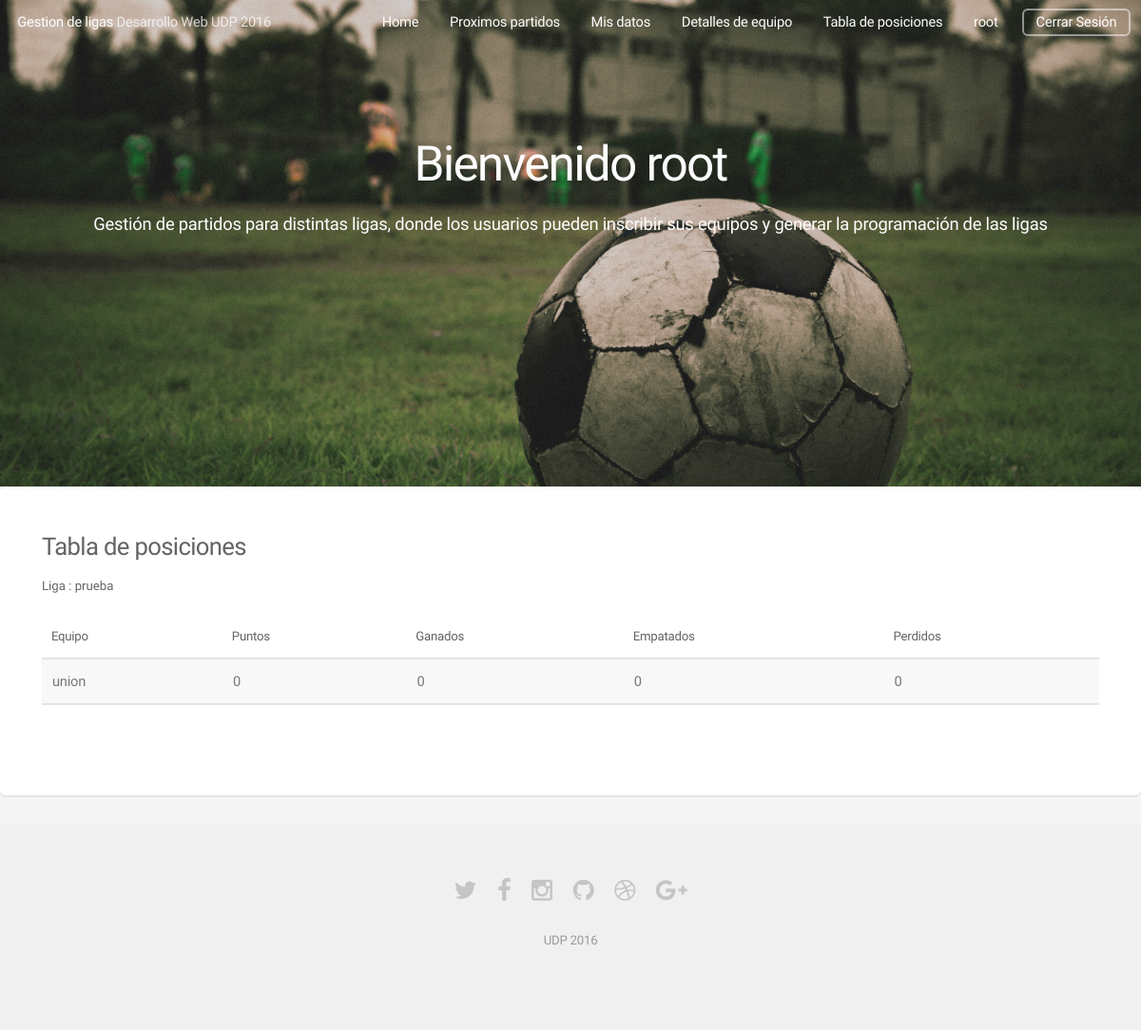
Page /tabla/ (signed in) on the earlier database version.
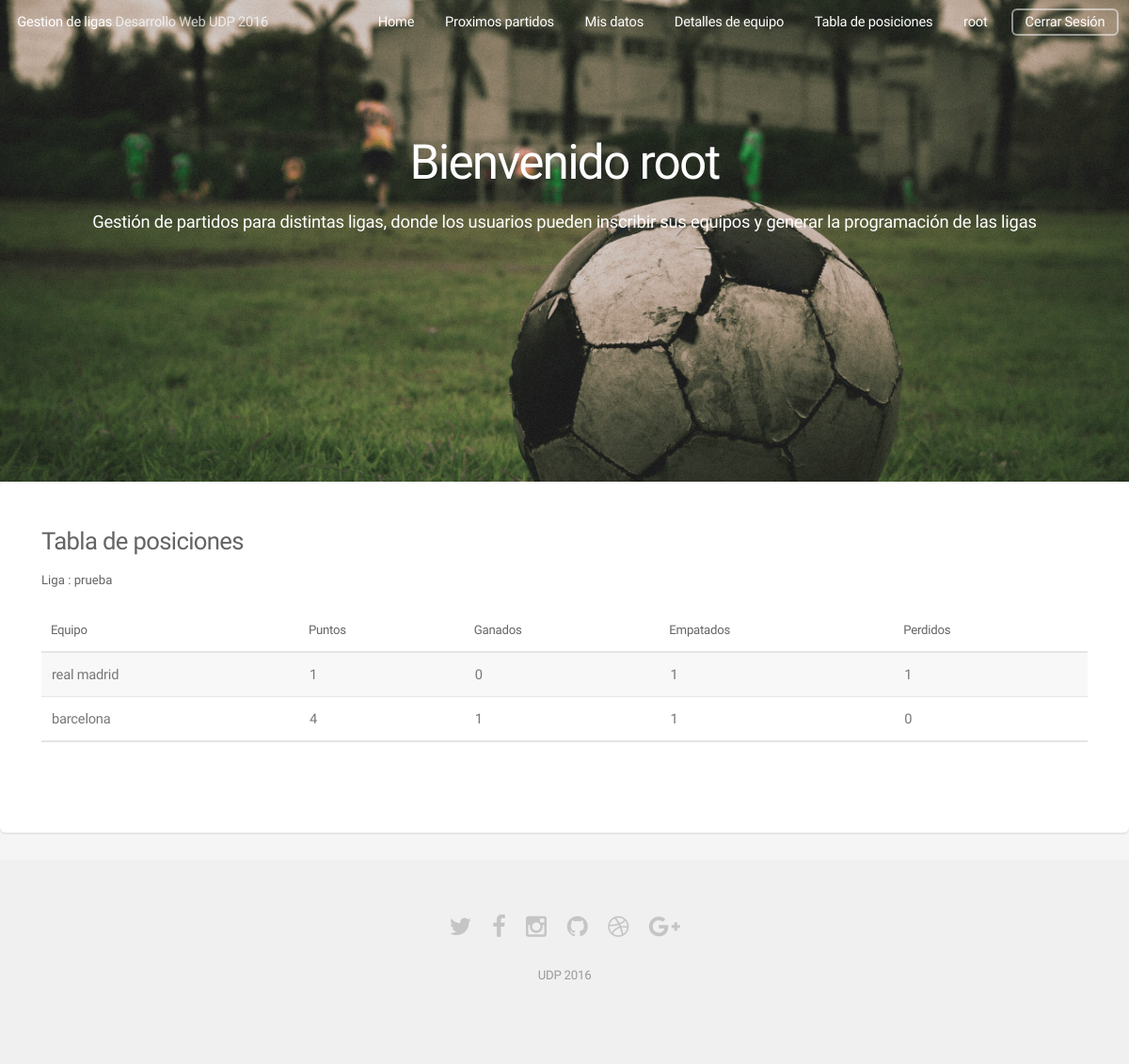
Same page on the later database version.
### app/models.py (models this page shows, shortened)
class Team(models.Model):
    name = models.CharField(max_length=128)
    ligue = models.ForeignKey(Ligue)

### app/views.py (the view)
# urls.py: url(r'^tabla/$', views.tabla, name='tabla')
@login_required
def tabla(request):
    current = request.user
    player = Player.objects.get(user=current)
    ligue = player.team.ligue
    teams = Team.objects.filter(ligue=ligue)
    tabla = []
    for team in teams:
        ganados = Match.objects.filter(ligue=ligue, win=team).count()
        empatados = Match.objects.filter(ligue=ligue, draw=True).count()
        perdidos = Match.objects.filter(ligue=ligue, lose=team).count()
        puntos = ganados*3 + empatados
        dato = [team.name, puntos, ganados, empatados, perdidos]
        tabla.append(dato)
    return render(request, 'tabla.html', {'tabla': tabla, 'ligue': ligue})

### app/templates/tabla.html
{% extends 'base.html' %}
{% load staticfiles %}
{% block main %}
<section class="box">
									<h3>Tabla de posiciones</h3>
									<h5>Liga : {{ ligue.name }}</h5>
									<br>
									<div class="table-wrapper">
										<table>
											<thead>
												<tr>
													<th>Equipo</th>
													<th>Puntos</th>
													<th>Ganados</th>
													<th>Empatados</th>
													<th>Perdidos</th>
												</tr>
											</thead>
											<tbody>
												{% for item in tabla %}
												<tr>
													<td>{{	item.0  }}</td>
													<td> {{ item.1 }}</td>
													<td>{{  item.2  }}</td>
													<td>{{  item.3  }}</td>
													<td>{{  item.4  }}</td>
												</tr>
												{% endfor %}
											</tbody>
											<tfoot>
												<tr>
													<td colspan="2"></td>
												</tr>
											</tfoot>
										</table>
									</div>
									</section>
{% endblock %}

Differences in the rows shown:
now on this page (row edited): Team: name "barcelona"
Other differences:
new list line: "real madrid"
new list line: "1 0 1 1"
new list line: "4 1 1 0"
list line gone: "union"
list line gone: "0 0 0 0"
